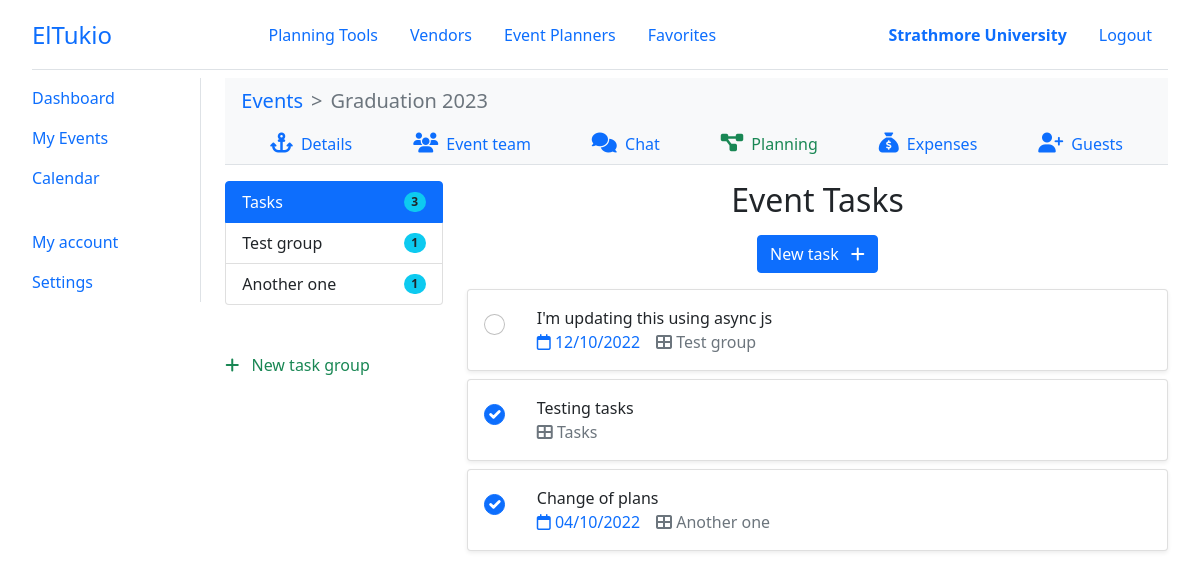
Before: /organizer/events/1/tasks/ (signed in) with the older database file.
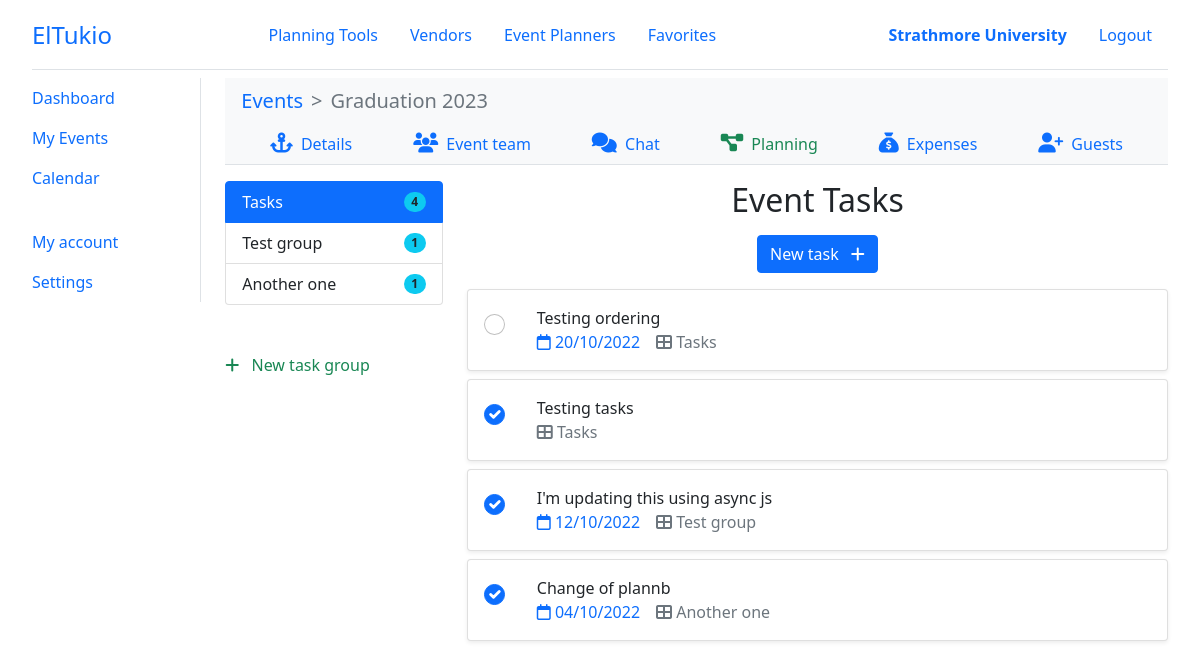
After: the same page with the newer database file.
### el_tukio/models.py (models this page shows, shortened)
class TaskGroup(models.Model):
    event = models.ForeignKey(Event, on_delete=CASCADE, blank=True, null=True)
    name = models.CharField(max_length=500)

class Task(models.Model):
    event = models.ForeignKey(Event, on_delete=CASCADE)
    task = models.TextField(max_length=5000)
    task_group = models.ForeignKey(TaskGroup, on_delete=SET_NULL, blank=True, null=True)
    date_created = models.DateTimeField(auto_now_add=True)
    due_date = models.DateField(blank=True, null=True, help_text='When would you like to have this done?')
    created_by = models.ForeignKey(User, on_delete=SET_NULL, blank=True, null=True, related_name='created_by')
    assigned_to = models.ForeignKey(User, on_delete=SET_NULL, blank=True, null=True, related_name='assigned_to')
    completed = models.BooleanField(default=False, help_text='Mark this task as completed')
    date_completed = models.DateField(blank=True, null=True)
    completed_by = models.ForeignKey(User, on_delete=SET_NULL, blank=True, null=True, related_name='completed_by')

### el_tukio/utils/decorators.py (the view)
    def wrapper_func(request, *args, **kwargs):
        if request.user.is_authenticated and request.user.is_organizer:
            return view_func(request, *args, **kwargs)
        else:
            error_msg = 'Unauthorised action. You must be an event organizer to access this page!'
            return HttpResponse(error_msg)

### el_tukio/forms.py
class TaskForm(ModelForm):
    def __init__(self, *args, **kwargs):
        event_date = kwargs.pop('event_date')
        super(TaskForm, self).__init__(*args, **kwargs)
        self.fields['due_date'] = forms.DateField(
            required=False,
            widget=forms.DateInput(attrs={
                'type': 'date',
                'min': DT.date.today(),
                'max': event_date,
            }))
    class Meta:
        model = Task
        fields = ['task', 'due_date']

class TaskContentUpdateForm(ModelForm):
    class Meta:
        model = Task
        fields = ['task']

### el_tukio/models.py (called while the page is built)
    @property
    def is_organizer(self):
        return self.user_type == self.UserType.ORGANIZER

    @property
    def is_planner(self):
        return self.user_type == self.UserType.PLANNER

    @property
    def is_vendor(self):
        return self.user_type == self.UserType.VENDOR

    @property
    def full_name(self):
        return f'{self.first_name} {self.last_name}'

### templates/organizer/tasks.html (shortened to what this page needs)
{% extends 'layouts/dashboard.html' %}
{% load static %}
{% load widget_tweaks %}
{% block content %}
{% include 'components/nav-event.html' %}
<div class="row row-cols-2 g-4">
    <div class="col-3 text-start">
        <div class="list-group">
            <a href="{% url 'organizer-event-tasks' event.id %}"
                class="list-group-item list-group-item-action d-flex justify-content-between align-items-center gap-sm {% if active_group == 'all' %}active disabled{% endif %}">
                Tasks
                <span class="badge bg-info text-dark rounded-pill flex-shrink-0">{{ all_count }}</span>
            </a>
            {% for group in task_groups %}
            <a href="{% url 'organizer-event-tasks' event_id=event.id group_id=group.id %}"
                class="list-group-item list-group-item-action d-flex justify-content-between align-items-center gap-sm {% if active_group == group.id|stringformat:'i' %}active disabled{% endif %}">
                {{ group.name }}
                <span class="badge bg-info text-dark rounded-pill flex-shrink-0">{{ group.task_set.all.count }}</span>
            </a>
            {% empty %}
            <small class="mt-3 text-muted hint">Group your tasks together to help monitor the progress.</small>
            {% endfor %}
        </div>
        <a href="#" class="d-block mt-5 text-success" data-bs-toggle="modal" data-bs-target="#taskGroupModal">
            <i class="fa-solid fa-plus"></i>
            <span class="ms-2">New task group</span>
        </a>
    </div>
    <div class="col-9">
        <h2 class="mb-3">{{ page_title }}</h2>
        <button type="button" class="btn btn-primary" data-bs-toggle="modal" data-bs-target="#newTaskModal">
            <span class="me-2">New task</span>
            <i class="fa-solid fa-plus"></i>
        </button>
        <section class="section-tasks text-start py-3" id="sectionTasks">
            {% for task in tasks %}
            <div class="card shadow-sm mb-2" data-task-id="{{ task.id }}">
                <div class="card-body d-flex gap-lg">
                    <span class="pt-1">
                        <input type="checkbox" class="form-check-input rounded-circle" onchange="changeTaskStatus({{ task.id }})" {% if task.completed %}checked{% endif %}>
                    </span>
                    <div class="flex-grow-1" onclick="taskDetails({{ task.id }})">
                        <p class="mb-0" data-value="task">{{ task.task }}</p>
                        <div class="d-flex gap-md">
                            {% if task.due_date %}
                            <span class="text-primary">
                                <i class="fa-regular fa-calendar"></i>
                                <span data-value="due-date">{{ task.due_date|date:"d/m/Y" }}</span>
                            </span>
                            {% endif %}
                            {% if active_group == 'all' %}
                            <span class="text-muted">
                                <i class="fa-solid fa-table-cells-large"></i>
                                <span data-value="group-name">
                                    {% if task.task_group %}
                                    {{ task.task_group.name }}
                                    {% else %}
                                    Tasks
                                    {% endif %}
                                </span>
                            </span>
                            {% endif %}
                        </div>
                    </div>
                </div>
            </div>
            {% empty %}
            <div class="text-danger text-center">No tasks yet.</div>
            {% endfor %}
        </section>
    </div>
</div>
{% endblock content %}

Changed rows visible on the page:
added Task: task "Testing ordering", due_date "20/10/2022", shows "Tasks"
shown differently, row unchanged: Task "Testing tasks": moves up the list
changed Task "I'm updating this using async js": completed "☐" → "☑"
changed Task "Another one": task "Change of plans" → "Change of plannb"
Other visible differences:
{{ all_count }}: "3" → "4"
